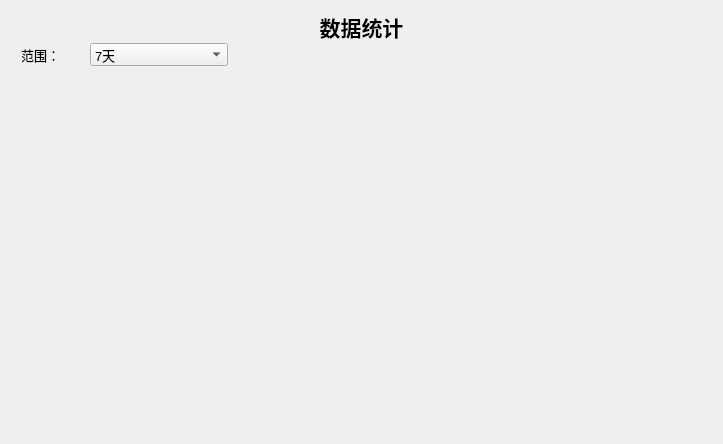
<?xml version="1.0" encoding="UTF-8"?>
<ui version="4.0">
 <class>Form</class>
 <widget class="QWidget" name="Form">
  <property name="geometry">
   <rect>
    <x>0</x>
    <y>0</y>
    <width>723</width>
    <height>444</height>
   </rect>
  </property>
  <property name="windowTitle">
   <string>Form</string>
  </property>
  <layout class="QVBoxLayout" name="verticalLayout" stretch="4,2,11">
   <property name="spacing">
    <number>0</number>
   </property>
   <item>
    <widget class="QLabel" name="label">
     <property name="sizePolicy">
      <sizepolicy hsizetype="Preferred" vsizetype="Fixed">
       <horstretch>0</horstretch>
       <verstretch>0</verstretch>
      </sizepolicy>
     </property>
     <property name="font">
      <font>
       <pointsize>16</pointsize>
       <bold>true</bold>
      </font>
     </property>
     <property name="text">
      <string>数据统计</string>
     </property>
     <property name="alignment">
      <set>Qt::AlignmentFlag::AlignHCenter|Qt::AlignmentFlag::AlignTop</set>
     </property>
     <property name="margin">
      <number>4</number>
     </property>
    </widget>
   </item>
   <item>
    <layout class="QHBoxLayout" name="horizontalLayout" stretch="1,2,7">
     <property name="leftMargin">
      <number>10</number>
     </property>
     <item>
      <widget class="QLabel" name="label_2">
       <property name="font">
        <font>
         <pointsize>10</pointsize>
        </font>
       </property>
       <property name="text">
        <string>范围：</string>
       </property>
      </widget>
     </item>
     <item>
      <widget class="QComboBox" name="comboBox">
       <property name="font">
        <font>
         <pointsize>10</pointsize>
        </font>
       </property>
       <item>
        <property name="text">
         <string>7天</string>
        </property>
       </item>
       <item>
        <property name="text">
         <string>30天</string>
        </property>
       </item>
       <item>
        <property name="text">
         <string>90天</string>
        </property>
       </item>
       <item>
        <property name="text">
         <string>180天</string>
        </property>
       </item>
       <item>
        <property name="text">
         <string>365天</string>
        </property>
       </item>
      </widget>
     </item>
     <item>
      <spacer name="horizontalSpacer">
       <property name="orientation">
        <enum>Qt::Orientation::Horizontal</enum>
       </property>
       <property name="sizeHint" stdset="0">
        <size>
         <width>40</width>
         <height>20</height>
        </size>
       </property>
      </spacer>
     </item>
    </layout>
   </item>
   <item>
    <widget class="MplWidget" name="mplWidget" native="true"/>
   </item>
  </layout>
 </widget>
 <customwidgets>
  <customwidget>
   <class>MplWidget</class>
   <extends>QWidget</extends>
   <header location="global">mplwidget</header>
   <container>1</container>
  </customwidget>
 </customwidgets>
 <resources/>
 <connections/>
</ui>
